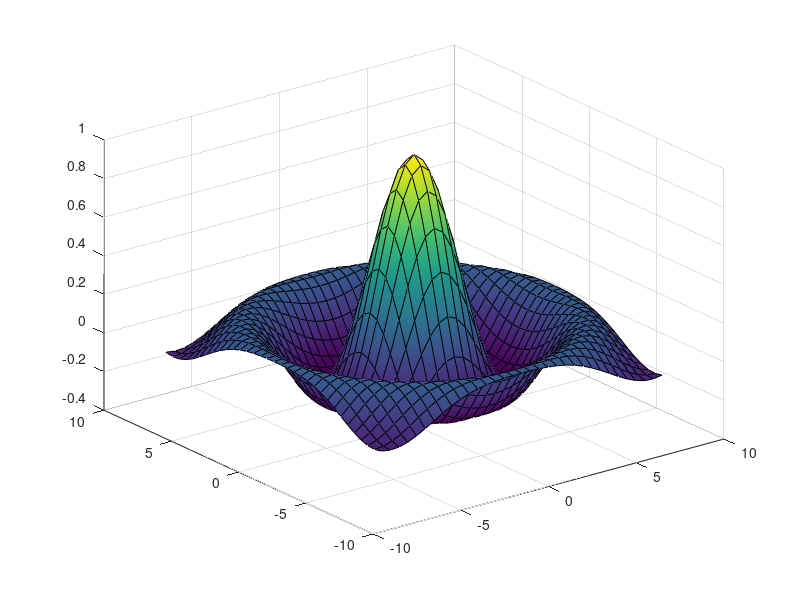

Reproduce this figure in MATLAB.
%% SURFACE PLOT
[X,Y] = meshgrid(-8:.5:8);  % Create a mesh grid on [-8,8]*[-8,8].
R = sqrt(X.^2 + Y.^2) + eps;   % + eps to avoid divide-by-zero error.
Z = sin(R)./R;   % The 3D sinc function.
figure
h = surf(X,Y,Z);
set(h,'FaceColor','interp');    % Interpolate the color patches.
